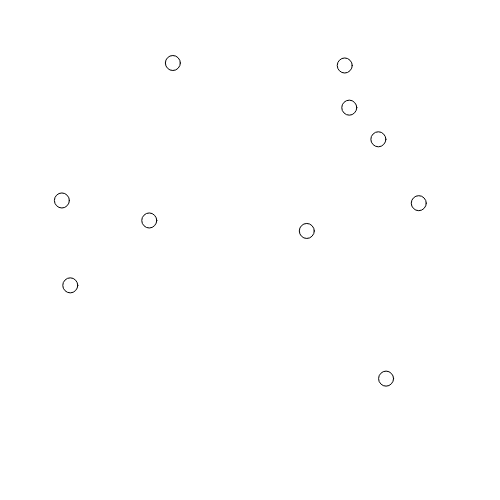
Frame 1 (no input)
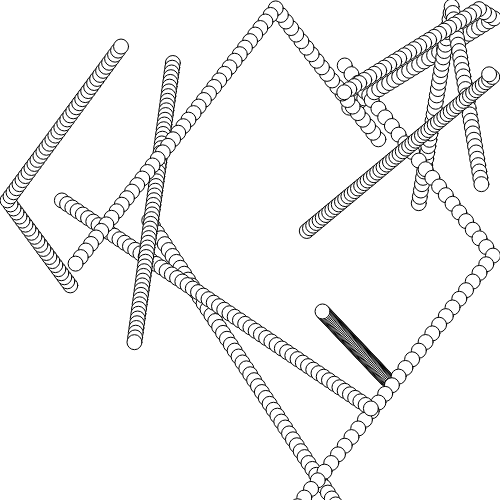
Frame 60 (no input)
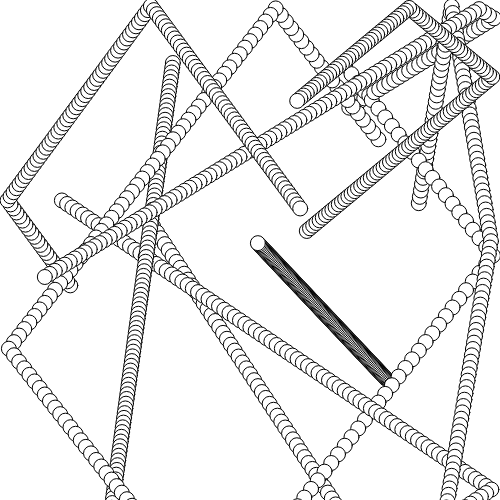
Frame 120 (the mouse pressed at the canvas centre since frame 60)

The p5.js sketch that drew these frames (run headless with seeded random() and noise() and a simulated clock; from frame 60 on, the mouse is pressed at the canvas centre):

// p5.js sketch
// ── sketch.js
var score = 0;

var pongBalls = [];

function setup() {
    createCanvas(500,500);
    rectMode(CENTER);
    textAlign(CENTER);
    
    for (var i=0; i < 10; i++) {
        
        // add pong balls to the array
        // add instances of PongBall to the pongBalls[] array
        // what follows PongBall (random) is what is myX and myY
        pongBalls.push(new PongBall(random(30, width-30), random(30, height-80)));
        
    }
}

function draw() {
    for(var i = 0; i < pongBalls.length; i++) {
        pongBalls[i].update();
        pongBalls[i].display();
    }
//     background('orange');
//     fill(255);
//     noStroke();
//     // for loop to make multiple balls
//     // init, test, update
//     // ten balls, background will stop it from staying, run random in the setup
//     for (var i=0; i < 10; i++) {
//         // this makes it move
//         x[i] += xSpeed[i];
//         y[i] += ySpeed[i];
//         ellipse(x[i],y[i],20,20)
        
//         // if y position is less than 0 (beyond top), then take ySpeed and multiply by -1
//         // || means or
//         if (y[i] < 10) {
//             ySpeed[i] *= -1; // ySpeed[i] = -ySpeed[i]
//         }
//         if (x[i] < 10 || x[i] > width - 10) {
//             xSpeed[i] *= -1; // ySpeed[i] = -ySpeed[i]
//         }
//         // if ellipse X position minus X position of mouse (paddle) is less than the width of the paddle
//         // absolute value to ignore the negative
//         // && means and
//         if (y[i] > height-65 && abs(x[i] - mouseX) < width/5/2){
//             ySpeed[i] *= -1;
//             score += 1;
//         }
//     }
//     rect(mouseX,height-50,width/5,15,10);
//     fill('orange');
//     text(score,mouseX,height-46);
}

function PongBall(myX, myY) {
    // this makes it only available to this specific pong ball, bound to the object
    this.x = myX;
    this.y = myY;
    this.speedX = random(-10,10);
    this.speedY = random(-10,10);
    
    console.log(this.x + ' | ' + this.y);
    
    // only visible to each instance of this object (by using this)
    this.display = function() {
        // background(255);
        push();
        translate(this.x, this.y);
        // since we are moving the whole "piece of paper" we can draw the elipse at 0,0
        ellipse(0,0,15,15);
        pop();
    }
    
    this.update = function() {
        this.x += this.speedX;
        this.y += this.speedY;
        
        // left wall
        if (this.x <= 10)
            this.speedX *= -1;
            
        // top wall
        if (this.y <= 10)
            this.speedY *= -1;
        
        // right wall
        if (this.x >= width -10)
            this.speedX = -this.speedX
        
    }
    
}
